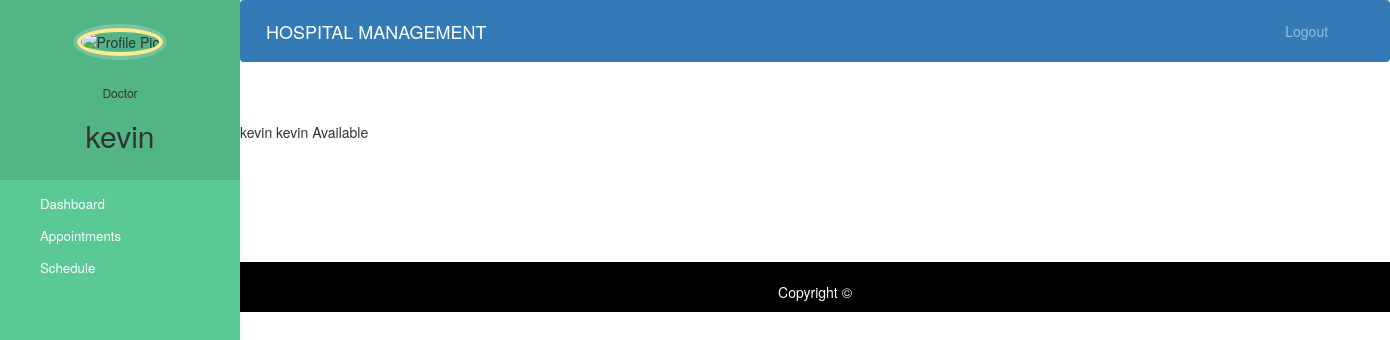
The page /doctor/dashboard/doctor-schedule/ (signed in) on the database as committed earlier.
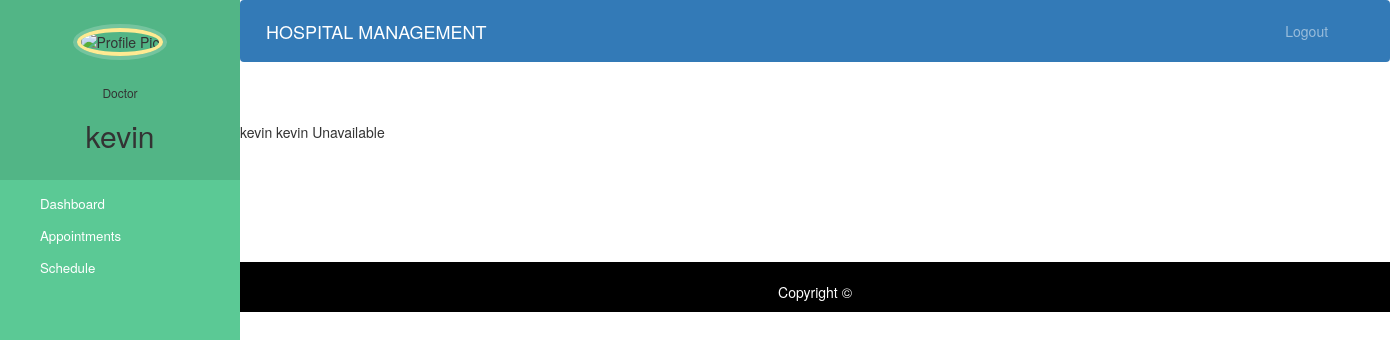
The same page on the database as committed later.
### bookingapp/models.py (models this page shows, shortened)
class Doctor(models.Model):
    CARD ='Cardiologist'
    DERMA = 'Dermatologist'
    EMERGE =  'Emergency Specialist'
    ALLERGY = 'Allergy Specialist'
    ANAE = 'Anesthesiologist'
    COLON = 'COlon and Rectal Surgeon'
    NORMAL = 'Consultant'
    SPECIALIZATION_CHOICES = [
        (CARD, 'Cardiologist'),
        (DERMA, 'Dermatologist'),
        (EMERGE, 'Emergency Specialist'),
        (ALLERGY, 'Allergy Specialist'),
        (ANAE, 'Anesthesiologist'),
        (COLON, 'COlon and Rectal Surgeon'),
        (NORMAL, 'Consultant'),
    ]
    user = models.OneToOneField(User, on_delete=models.CASCADE, related_name='doctor', null=True)
    age = models.IntegerField()
    phone = models.CharField(max_length=255)
    county = models.ForeignKey(County, on_delete=models.CASCADE, null=True)
    specialization = models.CharField(max_length=50,choices=SPECIALIZATION_CHOICES , null=True)
    biography = models.TextField(null=True, default='-')
    birth_date = models.DateField(null=True, blank=True)
    has_schedule = models.BooleanField(default=False)
    last_update = models.DateTimeField(auto_now = True)
    created_at = models.DateTimeField(auto_now_add = True)
    def __str__(self):
        return self.user.first_name

class Schedule(models.Model):
    AVAILABILITY_CHOICES = [
        ('Available', 'Available'),
        ('Unavailable', 'Unavailable'),
    ]
    doctor = models.OneToOneField(Doctor, on_delete=models.CASCADE)
    monday = models.CharField(max_length=255, choices=AVAILABILITY_CHOICES)
    tuesday = models.CharField(max_length=255, choices=AVAILABILITY_CHOICES)
    wednesday = models.CharField(max_length=255, choices=AVAILABILITY_CHOICES)
    thursday = models.CharField(max_length=255, choices=AVAILABILITY_CHOICES)
    friday = models.CharField(max_length=255, choices=AVAILABILITY_CHOICES)
    saturday = models.CharField(max_length=255, choices=AVAILABILITY_CHOICES)
    sunday = models.CharField(max_length=255, choices=AVAILABILITY_CHOICES)

### bookingapp/views.py (the view)
# urls.py: path('doctor/dashboard/doctor-schedule/', views.doctor_schedule, name= 'doctor-schedule'),
def doctor_schedule(request):
    current_user = request.user
    user=current_user
    print(user)
    doctor = Doctor.objects.get(user=user)
    schedule = Schedule.objects.get(doctor=doctor)
    print(doctor_schedule)
    return render(request, 'doctor/schedule.html', {'doctor': doctor, 'schedule': schedule})

### bookingapp/templates/doctor/schedule.html (shortened to what this page needs)
{% extends 'doctor/base.html' %}
{% block content %}
<!DOCTYPE html>
<html lang="en" dir="ltr">
<head>
  <link rel="stylesheet" href="https://maxcdn.bootstrapcdn.com/bootstrap/3.4.1/css/bootstrap.min.css">
  <link rel="stylesheet" href="https://cdnjs.cloudflare.com/ajax/libs/font-awesome/4.7.0/css/font-awesome.min.css">
</head>
<body>
             {{ doctor  }}
             {{ doctor }}
             {{ schedule.tuesday }}
</body>
</html>
{% endblock %}

Rows that differ between the two databases and show on the page:
removed Schedule: tuesday "Available"
added Schedule: tuesday "Unavailable"
